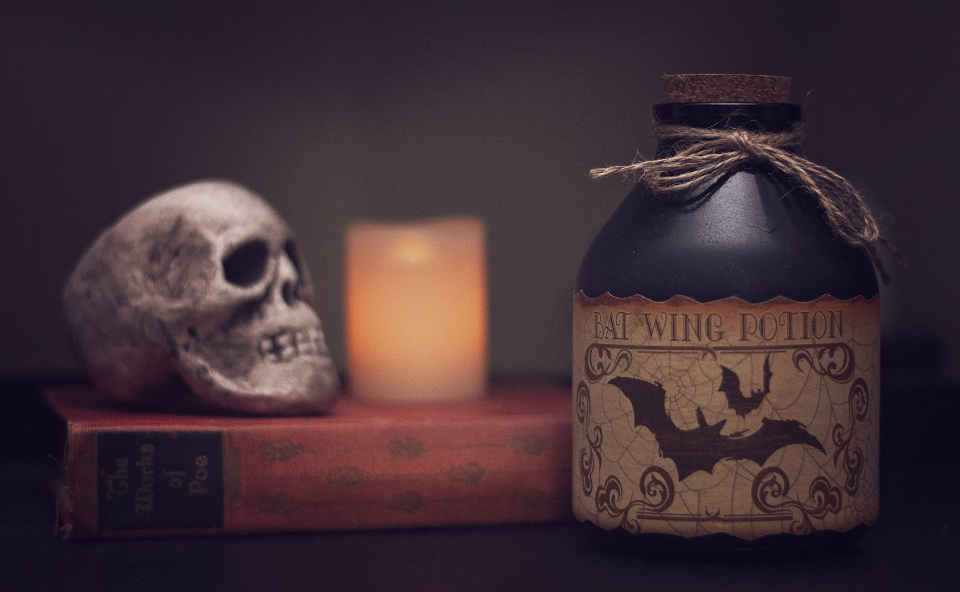
#> input picture thumbnail_genrator/3.jpg, 1920 x 1184 px (shown at 1/2 size)
$ python main.py
#> lines starting #> are read from the running program, lines starting #| are printed output that depends on the picture
from PIL import Image, ImageDraw, ImageFont

img = Image.open('3.jpg')
#> img is the input picture: PIL image 1920x1184 RGB; mean R, G, B 65.5, 46.8, 54.2

fnt = ImageFont.truetype('./Kruti Dev 410 Regular.ttf', 225)
d = ImageDraw.Draw(img)
d.text((100, 50), "koi to hai!", font=fnt, fill=(229, 9, 20))

img.save('pil_text_font.png')
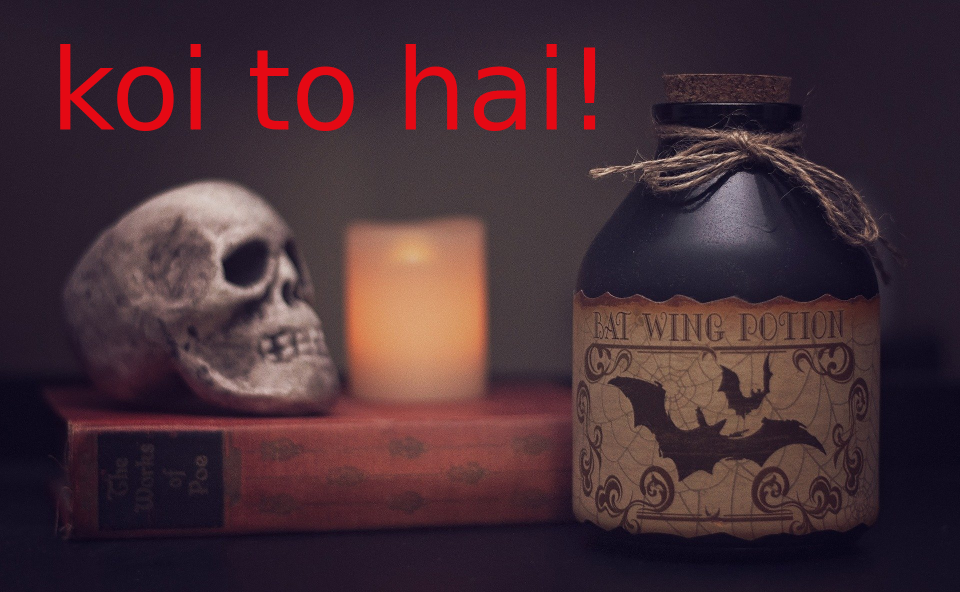
#> saved as pil_text_font.png: PIL image 1920x1184 RGB (shown at 1/2 size); mean R, G, B 69.2, 46.2, 53.6

$ run again, with thumbnail_genrator/1.jpg copied over thumbnail_genrator/3.jpg
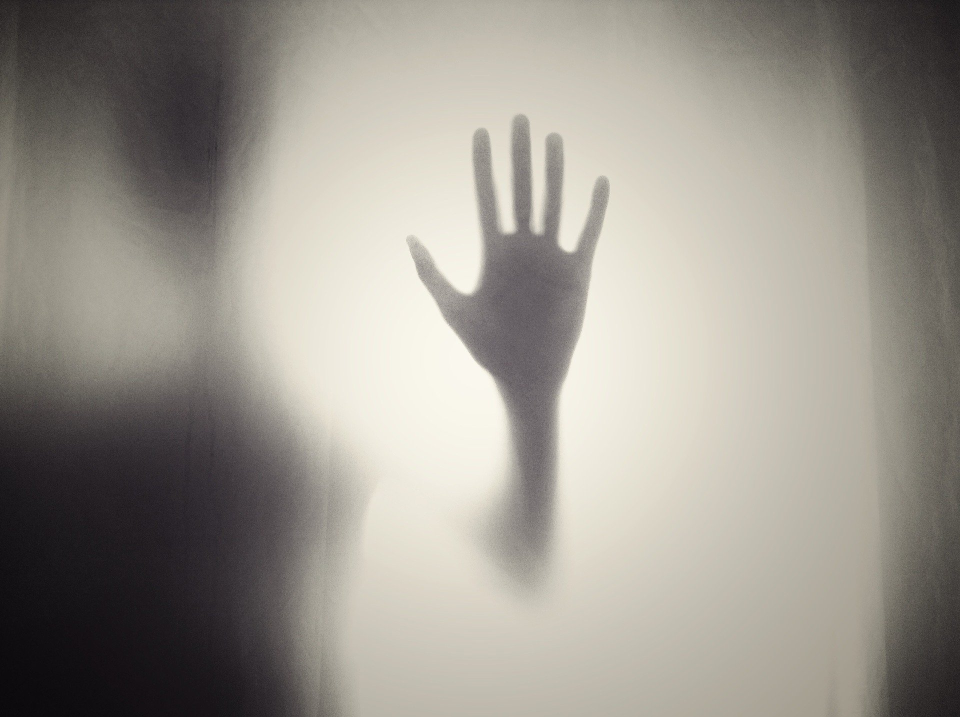
#> input picture thumbnail_genrator/1.jpg, 1920 x 1434 px (shown at 1/2 size)
#> img is the input picture: PIL image 1920x1434 RGB; mean R, G, B 153.6, 149.1, 140.9
#> `img.save('pil_text_font.png')`:
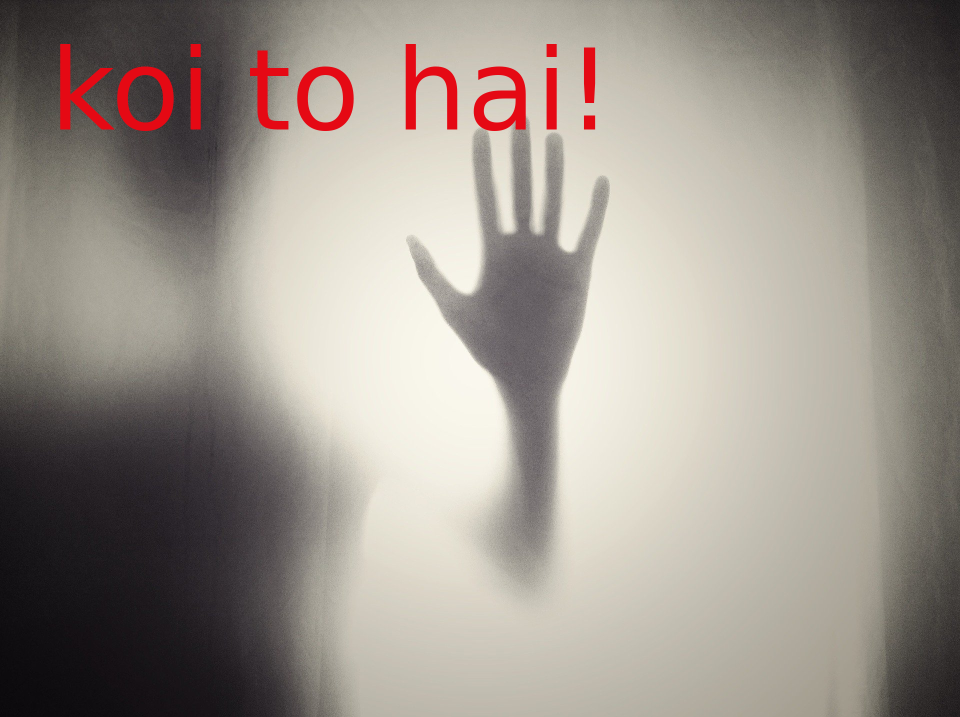
#> saved as pil_text_font.png: PIL image 1920x1434 RGB (shown at 1/2 size); mean R, G, B 155, 146.8, 138.9

$ run again, with thumbnail_genrator/2.jpg copied over thumbnail_genrator/3.jpg
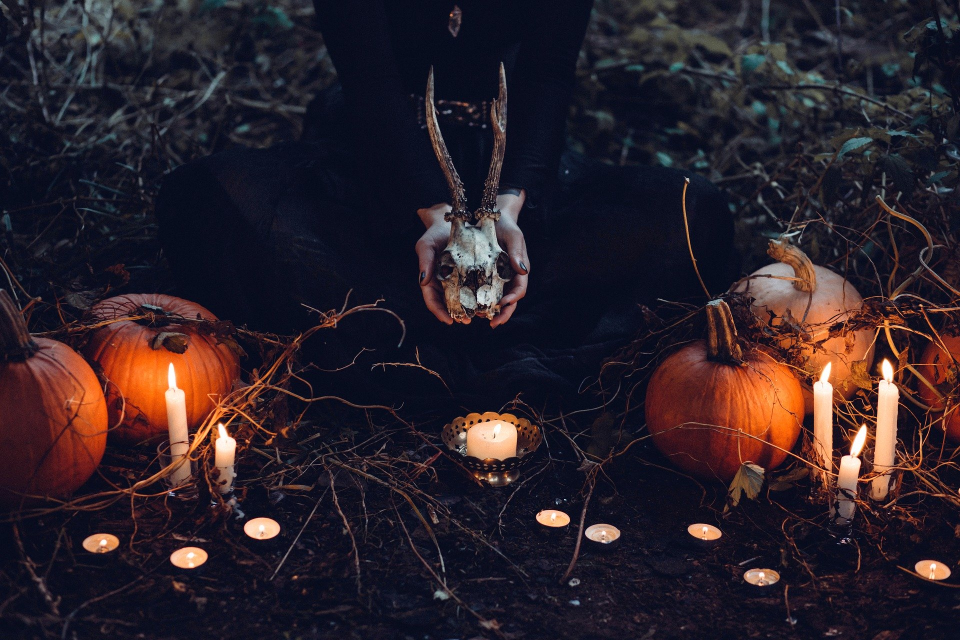
#> input picture thumbnail_genrator/2.jpg, 1920 x 1280 px (shown at 1/2 size)
#> img is the input picture: PIL image 1920x1280 RGB; mean R, G, B 43.4, 32.8, 41.1
#> `img.save('pil_text_font.png')`:
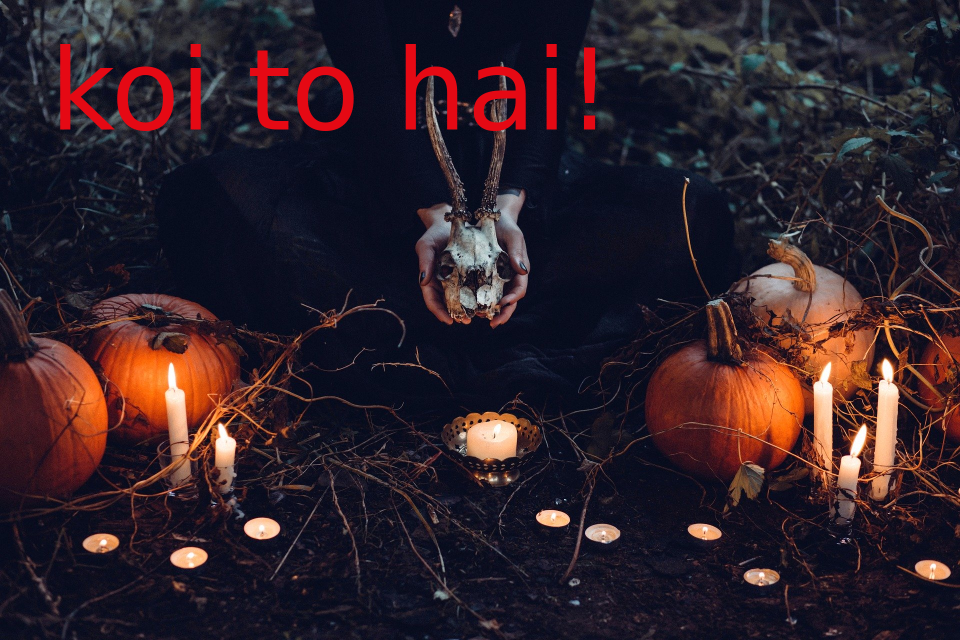
#> saved as pil_text_font.png: PIL image 1920x1280 RGB (shown at 1/2 size); mean R, G, B 47.3, 32.4, 40.7

$ run again, with thumbnail_genrator/4.jpg copied over thumbnail_genrator/3.jpg
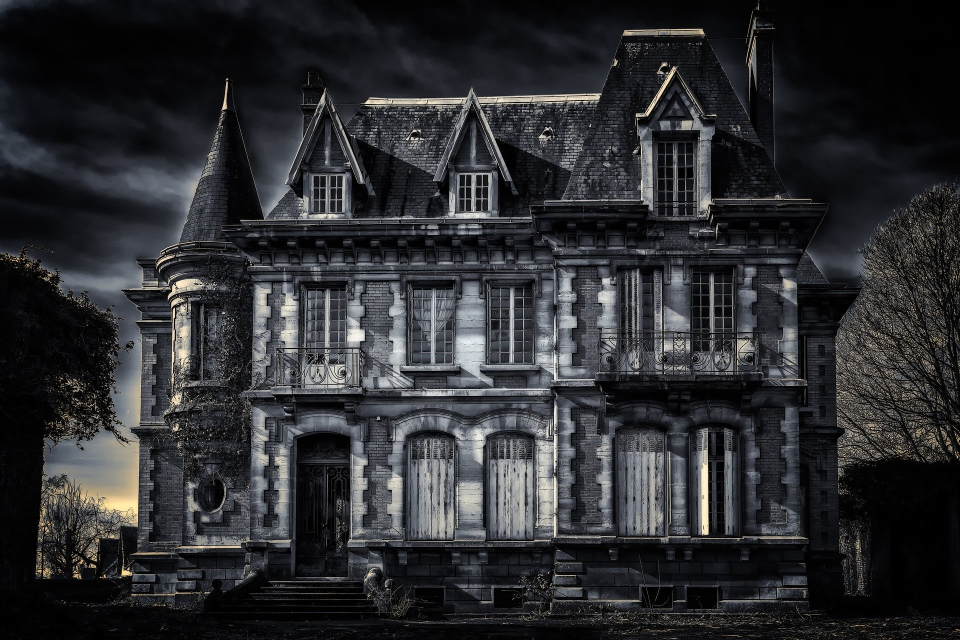
#> input picture thumbnail_genrator/4.jpg, 1920 x 1280 px (shown at 1/2 size)
#> img is the input picture: PIL image 1920x1280 RGB; mean R, G, B 44.2, 45.1, 47.9
#> `img.save('pil_text_font.png')`:
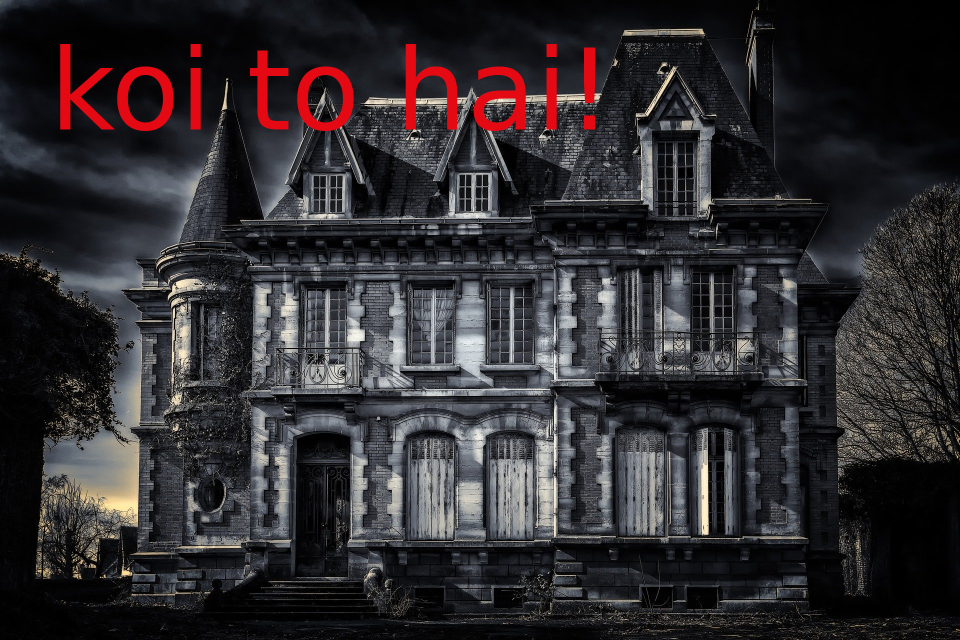
#> saved as pil_text_font.png: PIL image 1920x1280 RGB (shown at 1/2 size); mean R, G, B 48, 44.6, 47.6
